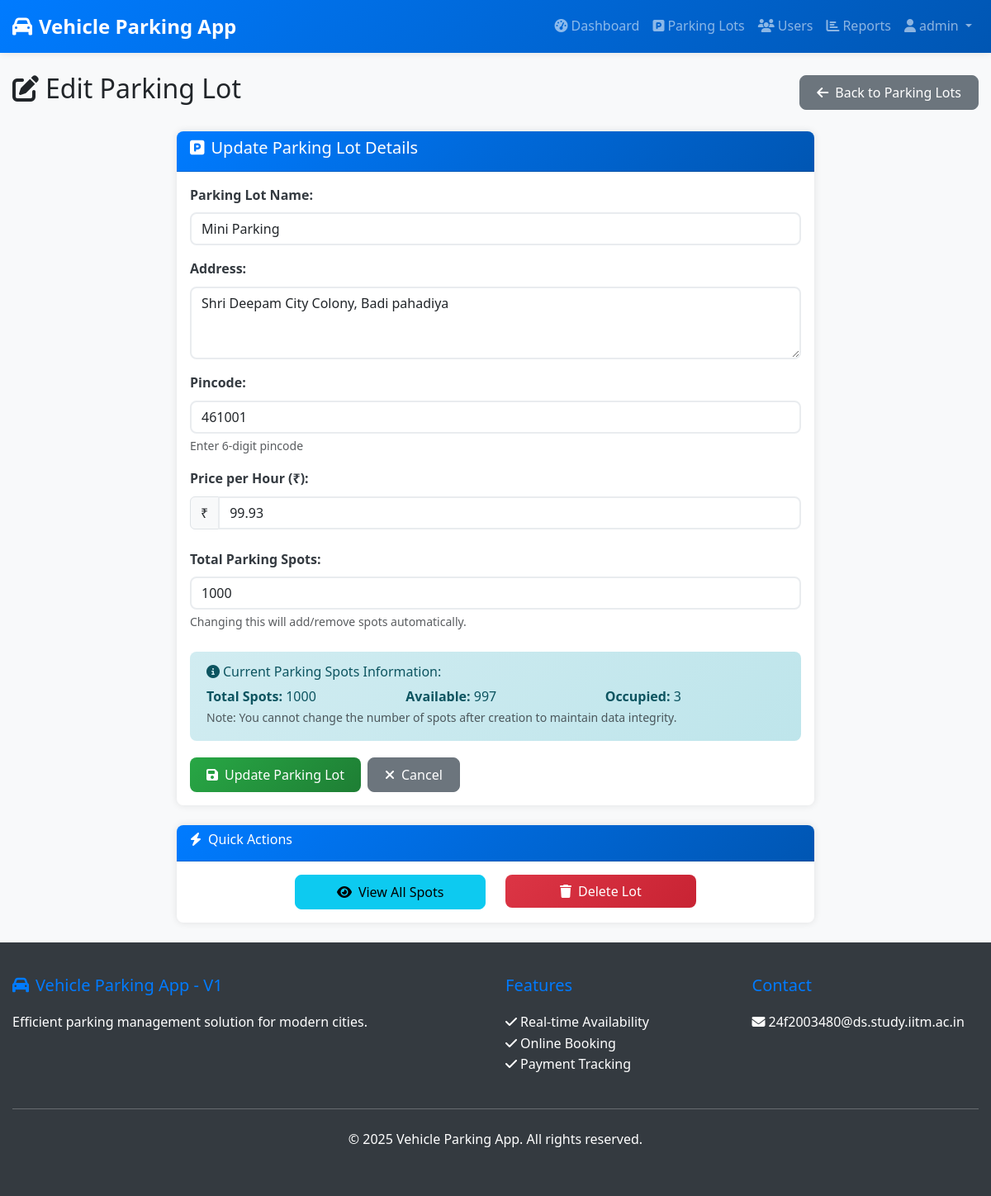
The app's page /admin/parking-lots/2/edit (signed in), older data.
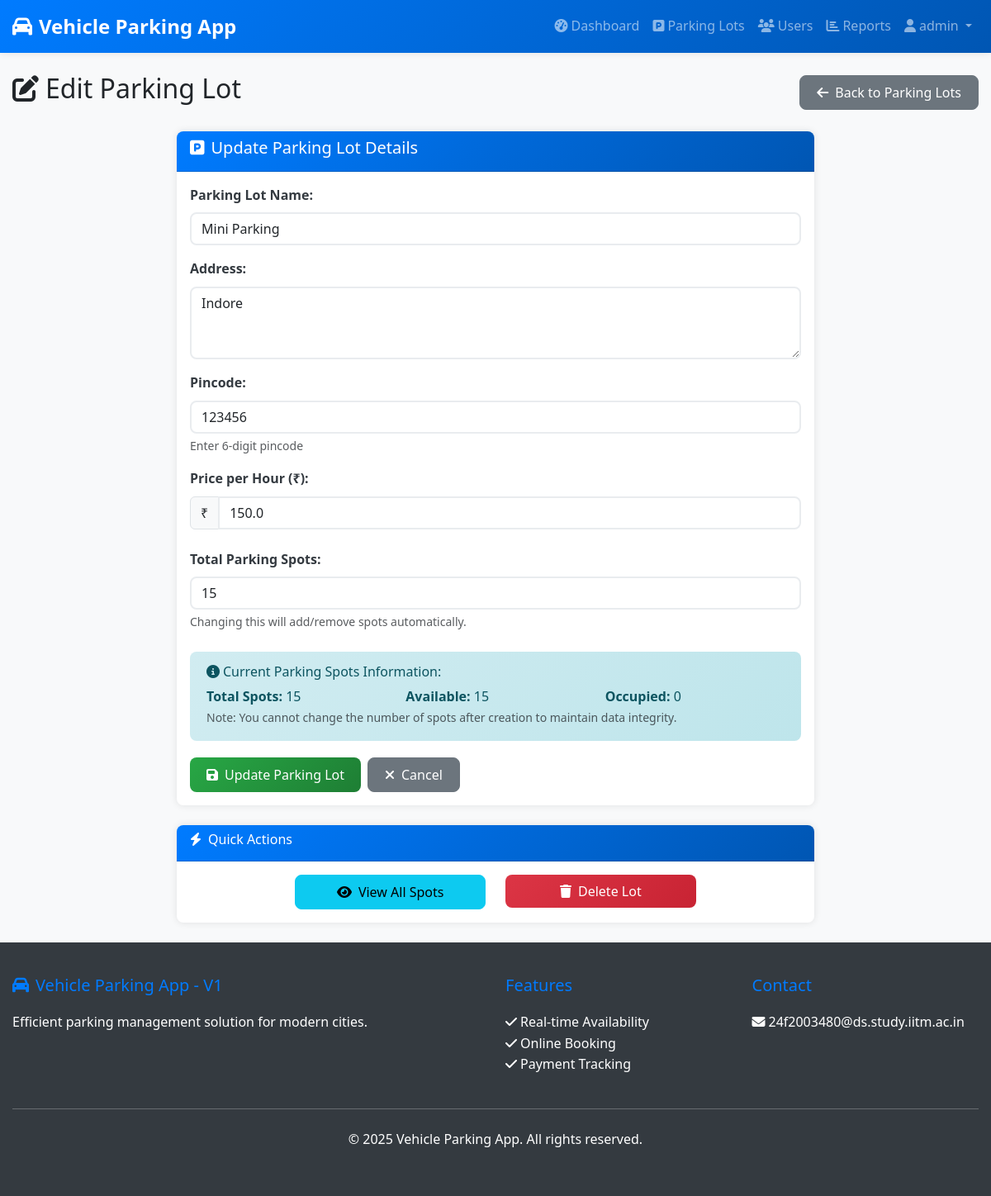
The same page, newer data.
### models/parking_lot.py (models this page shows, shortened)
class ParkingLotModel(db.Model):
    __tablename__ = 'parking_lots'
    id = db.Column(db.Integer, primary_key=True)
    name = db.Column(db.String(100), nullable=False)
    address = db.Column(db.Text, nullable=False)
    pincode = db.Column(db.String(10), nullable=False)
    price_per_hour = db.Column(db.Float, nullable=False)
    max_spots = db.Column(db.Integer, nullable=False)
    created_at = db.Column(db.DateTime, default=datetime.utcnow)
    is_active = db.Column(db.Boolean, default=True)
    spots = db.relationship('ParkingSpotModel', backref='parking_lot', lazy=True, cascade='all, delete-orphan')
    def get_available_spots_count(self):
        return len([spot for spot in self.spots if spot.is_available])
    def get_occupied_spots_count(self):
        return len([spot for spot in self.spots if not spot.is_available])

### models/parking_spot.py (models this page shows, shortened)
class ParkingSpotModel(db.Model):
    __tablename__ = 'parking_spots'
    id = db.Column(db.Integer, primary_key=True)
    spot_number = db.Column(db.String(10), nullable=False)
    parking_lot_id = db.Column(db.Integer, db.ForeignKey('parking_lots.id'), nullable=False)
    is_available = db.Column(db.Boolean, default=True)
    created_at = db.Column(db.DateTime, default=datetime.utcnow)
    reservations = db.relationship('ReservationModel', backref='parking_spot', lazy=True)

### routes/admin_routes.py (the view)
    def decorated_function(*args, **kwargs):
        if not session.get('is_admin'):
            flash('Admin access required', 'error')
            return redirect(url_for('auth.login'))
        return f(*args, **kwargs)

### routes/admin_routes.py (called while the page is built, shortened)
def admin_required(f):
    def decorated_function(*args, **kwargs):
        if not session.get('is_admin'):
            flash('Admin access required', 'error')
            return redirect(url_for('auth.login'))
        return f(*args, **kwargs)
    decorated_function.__name__ = f.__name__
    return decorated_function

@admin_bp.route('/parking-lots/<int:lot_id>/edit', methods=['GET', 'POST'])
@admin_required
def edit_parking_lot(lot_id):
    lot = ParkingLotModel.query.get_or_404(lot_id)
    return render_template('admin/edit_parking_lot.html', lot=lot)

### templates/admin/edit_parking_lot.html (shortened to what the changed rows need)
{% extends "base.html" %}
{% block content %}
<div class="container py-4">
    <div class="d-flex justify-content-between align-items-center mb-4">
        <h2><i class="fas fa-edit me-2"></i>Edit Parking Lot</h2>
    </div>
    <div class="row justify-content-center">
        <div class="col-md-8">
            <div class="card">
                <div class="card-body">
                    <form method="POST" id="editLotForm">
                        <div class="form-group mb-3">
                            <label for="name" class="form-label">Parking Lot Name:</label>
                            <input type="text" class="form-control" name="name" id="name"
                                   value="{{ lot.name }}" required>
                        </div>
                        <div class="form-group mb-3">
                            <label for="address" class="form-label">Address:</label>
                            <textarea class="form-control" name="address" id="address" rows="3" required>{{ lot.address }}</textarea>
                        </div>
                        <div class="form-group mb-3">
                            <label for="pincode" class="form-label">Pincode:</label>
                            <input type="text" class="form-control" name="pincode" id="pincode"
                                   value="{{ lot.pincode }}" required pattern="[0-9]{6}" maxlength="6">
                            <div class="form-text">Enter 6-digit pincode</div>
                        </div>
                        <div class="form-group mb-4">
                            <div class="input-group">
                                <span class="input-group-text">₹</span>
                                <input type="number" class="form-control" name="price_per_hour" id="price_per_hour"
                                       value="{{ lot.price_per_hour }}" required min="1" step="0.01">
                            </div>
                        </div>
                        <div class="form-group mb-4">
                            <label for="max_spots" class="form-label">Total Parking Spots:</label>
                            <input type="number" class="form-control" name="max_spots" id="max_spots"
                                value="{{ lot.max_spots }}" required min="1">
                            <div class="form-text">
                                Changing this will add/remove spots automatically.
                            </div>
                        </div>
                        <div class="alert alert-info">
                            <div class="row">
                                <div class="col-md-4">
                                    <strong>Total Spots:</strong> {{ lot.max_spots }}
                                </div>
                                <div class="col-md-4">
                                    <strong>Available:</strong> {{ lot.get_available_spots_count() }}
                                </div>
                                <div class="col-md-4">
                                    <strong>Occupied:</strong> {{ lot.get_occupied_spots_count() }}
                                </div>
                            </div>
                        </div>
                    </form>
                </div>
            </div>
        </div>
    </div>
</div>
{% endblock %}

Row changes from the older to the newer data that the page shows:
removed ParkingSpotModel: get_available_spots_count "997", get_occupied_spots_count "3"
changed ParkingLotModel "Mini Parking": address "Shri Deepam City Colony, Badi pahadiya" → "Indore"; pincode "461001" → "123456"; price_per_hour "99.93" → "150.0"; max_spots "1000" → "15"
added ParkingSpotModel: get_available_spots_count "15", get_occupied_spots_count "0"
